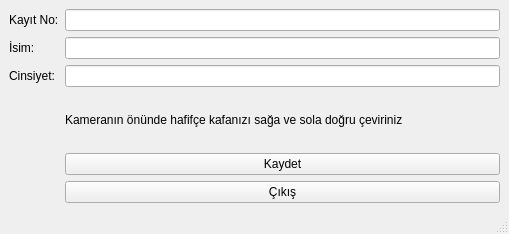
<?xml version="1.0" encoding="UTF-8"?>
<ui version="4.0">
 <class>yeni_kayit_ekrani</class>
 <widget class="QMainWindow" name="yeni_kayit_ekrani">
  <property name="geometry">
   <rect>
    <x>0</x>
    <y>0</y>
    <width>509</width>
    <height>234</height>
   </rect>
  </property>
  <property name="windowTitle">
   <string>Kayıt Ekranı</string>
  </property>
  <property name="windowIcon">
   <iconset>
    <normaloff>../icons/yeni_dosya.png</normaloff>../icons/yeni_dosya.png</iconset>
  </property>
  <widget class="QWidget" name="centralwidget">
   <layout class="QGridLayout" name="gridLayout">
    <item row="4" column="1">
     <widget class="QLabel" name="label">
      <property name="text">
       <string>Kameranın önünde hafifçe kafanızı sağa ve sola doğru çeviriniz</string>
      </property>
     </widget>
    </item>
    <item row="1" column="0">
     <widget class="QLabel" name="kayit_no_label">
      <property name="text">
       <string>Kayıt No:</string>
      </property>
     </widget>
    </item>
    <item row="3" column="0">
     <widget class="QLabel" name="cinsiyet_label">
      <property name="text">
       <string>Cinsiyet:</string>
      </property>
     </widget>
    </item>
    <item row="2" column="0">
     <widget class="QLabel" name="isim_label">
      <property name="text">
       <string>İsim:</string>
      </property>
     </widget>
    </item>
    <item row="6" column="1">
     <widget class="QPushButton" name="kaydet_butonu">
      <property name="text">
       <string>Kaydet</string>
      </property>
     </widget>
    </item>
    <item row="3" column="1">
     <widget class="QLineEdit" name="cinsiyet_text"/>
    </item>
    <item row="2" column="1">
     <widget class="QLineEdit" name="isim_text"/>
    </item>
    <item row="1" column="1">
     <widget class="QLineEdit" name="kayit_no_text"/>
    </item>
    <item row="7" column="1">
     <widget class="QPushButton" name="cikis_butonu">
      <property name="text">
       <string>Çıkış</string>
      </property>
     </widget>
    </item>
   </layout>
  </widget>
  <widget class="QStatusBar" name="statusbar"/>
 </widget>
 <resources/>
 <connections>
  <connection>
   <sender>cikis_butonu</sender>
   <signal>clicked()</signal>
   <receiver>yeni_kayit_ekrani</receiver>
   <slot>close()</slot>
   <hints>
    <hint type="sourcelabel">
     <x>164</x>
     <y>194</y>
    </hint>
    <hint type="destinationlabel">
     <x>39</x>
     <y>188</y>
    </hint>
   </hints>
  </connection>
  <connection>
   <sender>kaydet_butonu</sender>
   <signal>clicked()</signal>
   <receiver>yeni_kayit_ekrani</receiver>
   <slot>kaydet()</slot>
   <hints>
    <hint type="sourcelabel">
     <x>255</x>
     <y>159</y>
    </hint>
    <hint type="destinationlabel">
     <x>32</x>
     <y>147</y>
    </hint>
   </hints>
  </connection>
 </connections>
 <slots>
  <slot>kaydet()</slot>
 </slots>
</ui>
